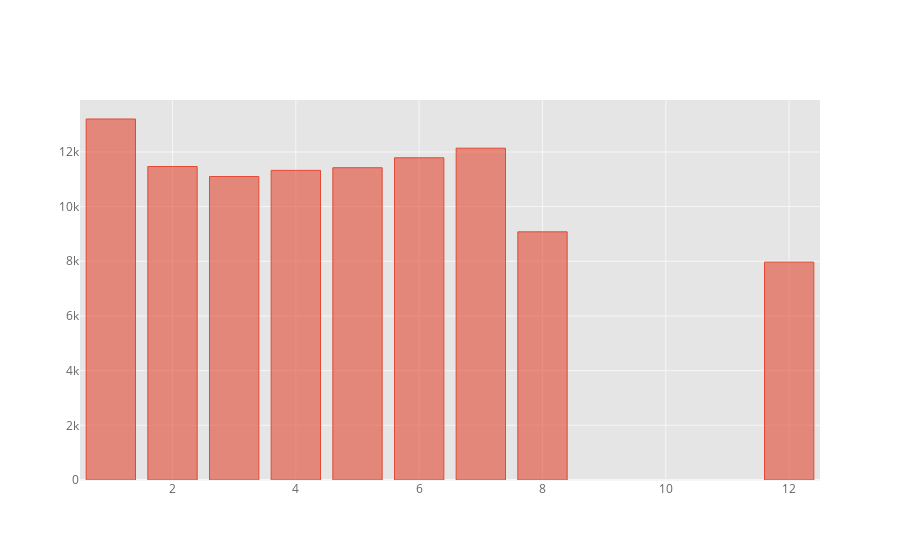

Notebook source saved alongside this figure:
### Code cell
df['Month'].value_counts().iplot(kind='bar')

### Figure 1 — Plotly figure (JSON) as saved in the notebook; plotly's stock layout.template omitted (floating-point values rounded to 4 significant figures)
{"data": [{"marker": {"color": "rgba(226, 74, 51, 0.6)", "line": {"color": "rgba(226, 74, 51, 1.0)", "width": 1}}, "name": "Month", "orientation": "v", "text": "", "type": "bar", "x": [1, 7, 6, 2, 5, 4, 3, 8, 12], "y": [13205, 12137, 11786, 11467, 11423, 11326, 11101, 9078, 7969]}], "layout": {"legend": {"bgcolor": "#FFFFFF", "font": {"color": "#666666"}}, "paper_bgcolor": "#FFFFFF", "plot_bgcolor": "#E5E5E5", "title": {"font": {"color": "#151516"}}, "xaxis": {"gridcolor": "#F6F6F6", "showgrid": true, "tickfont": {"color": "#666666"}, "title": {"font": {"color": "#666666"}, "text": ""}, "zerolinecolor": "#F6F6F6"}, "yaxis": {"gridcolor": "#F6F6F6", "showgrid": true, "tickfont": {"color": "#666666"}, "title": {"font": {"color": "#666666"}, "text": ""}, "zerolinecolor": "#F6F6F6"}}}
